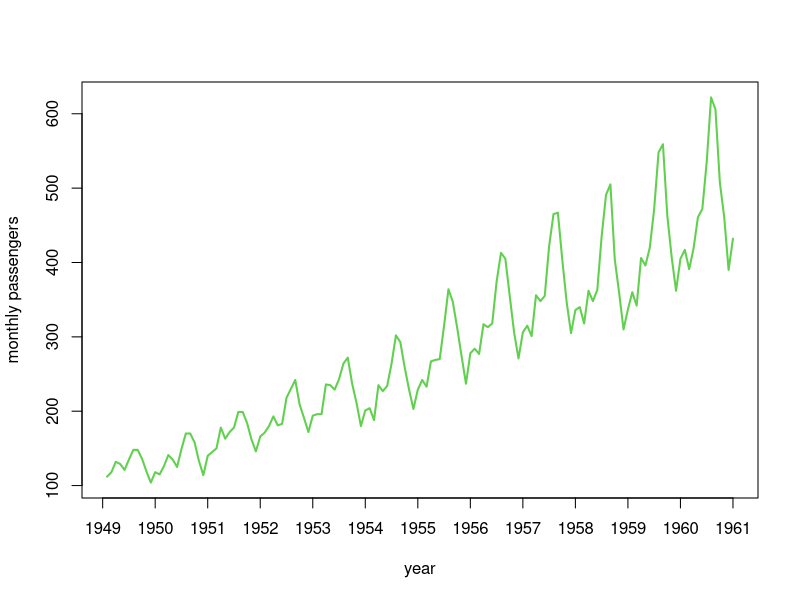
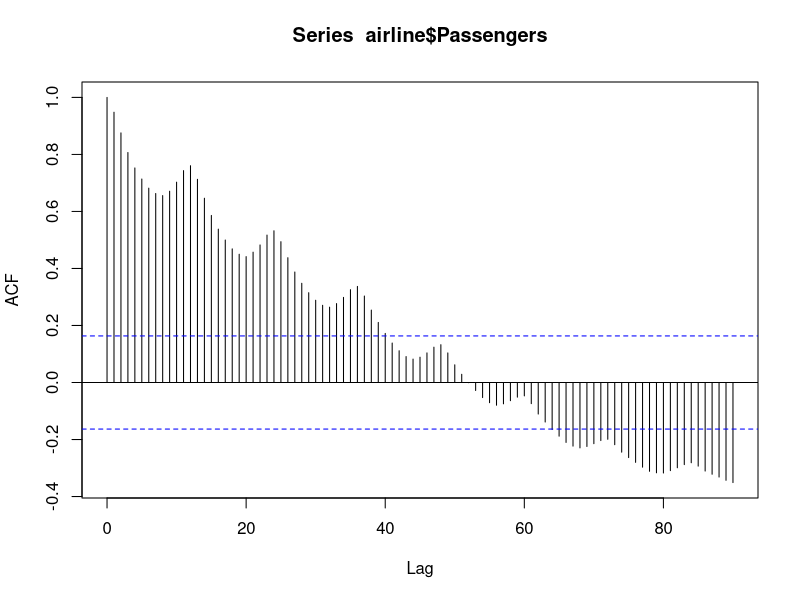
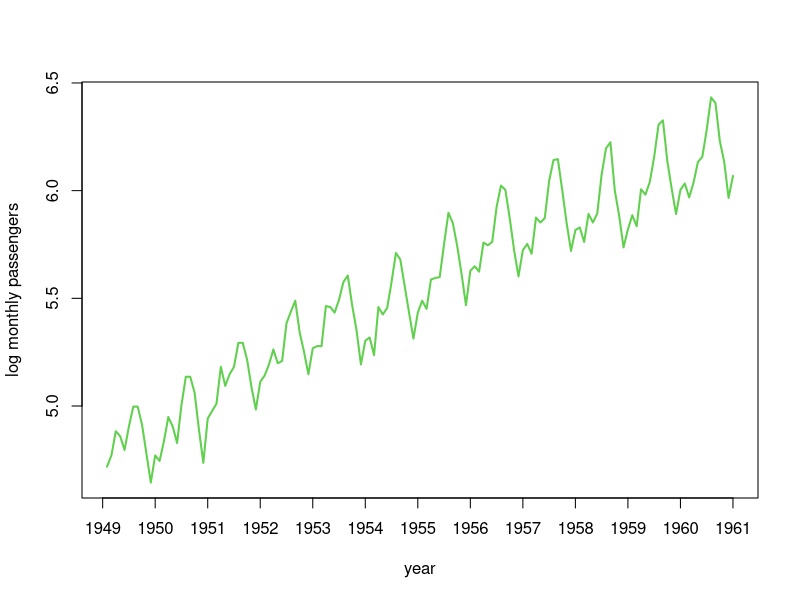
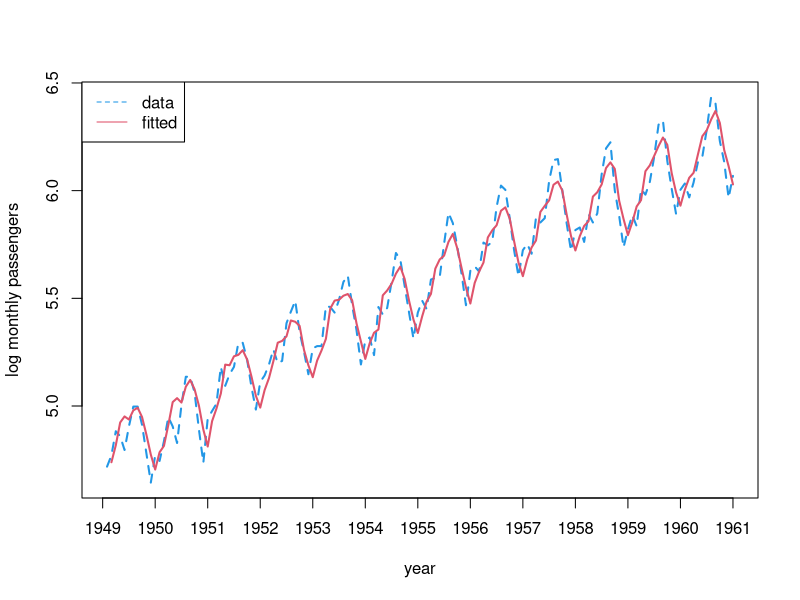
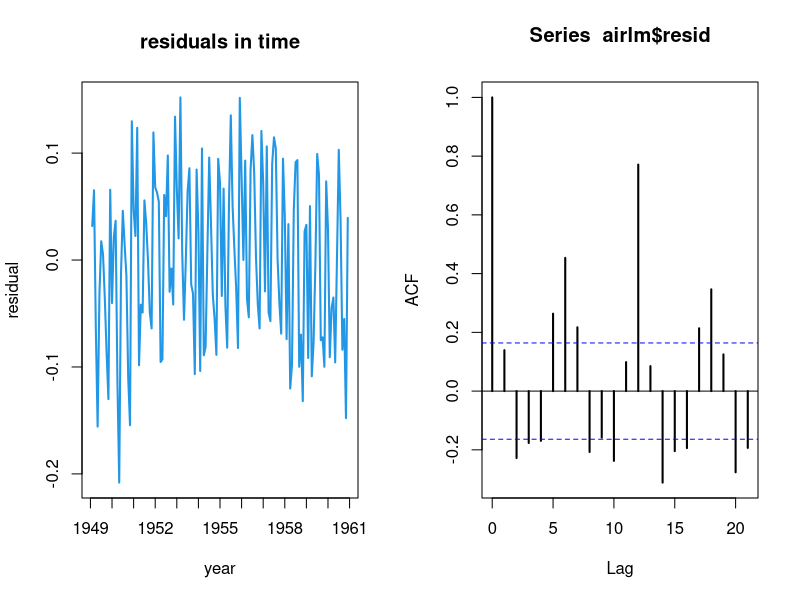
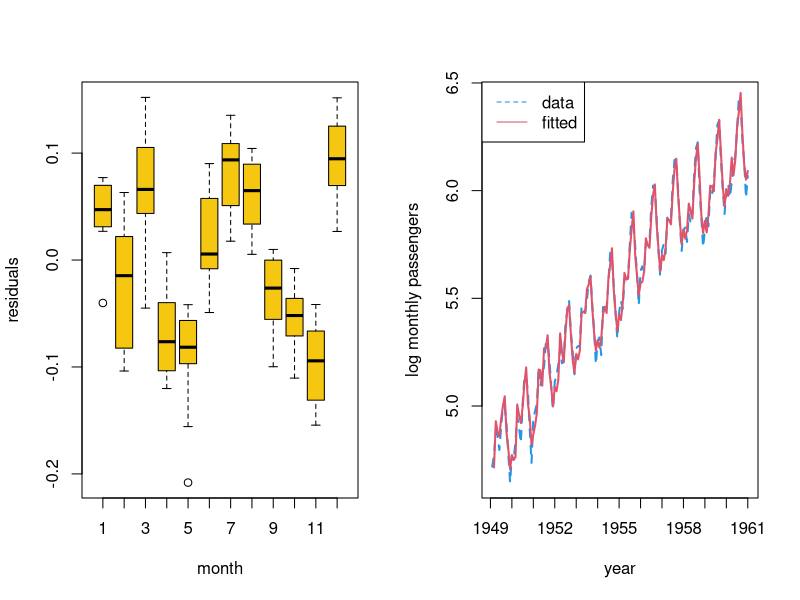
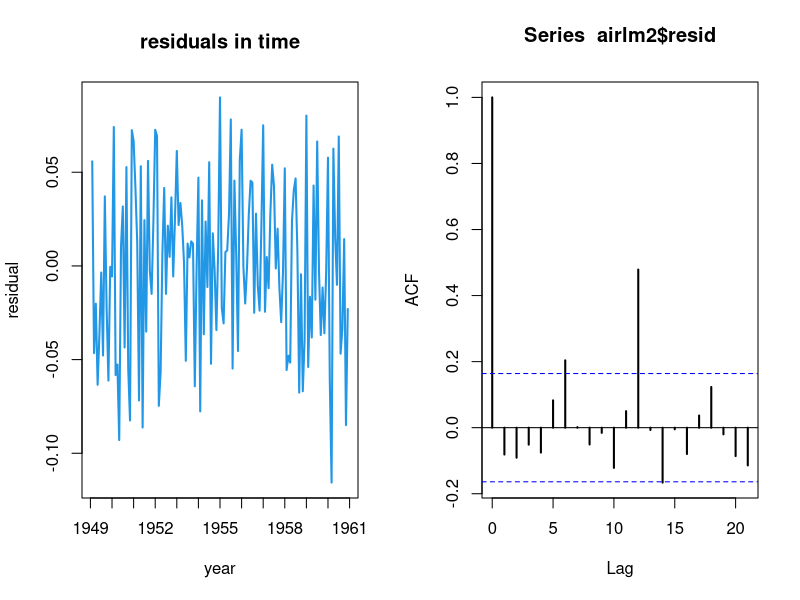
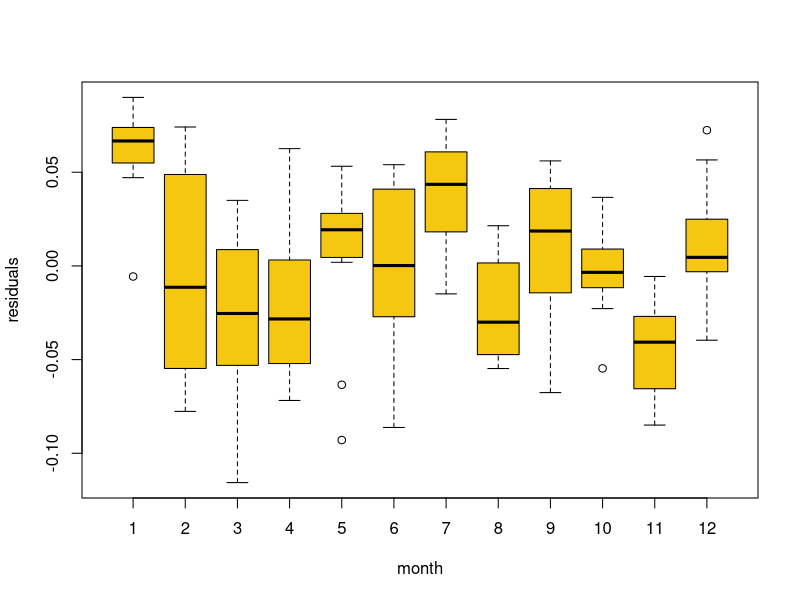

These charts were generated, in order, by the following R code:
## ---- chunk 1
set.seed(123)
knitr::opts_chunk$set(echo = TRUE)
## ---- chunk 2
airline <- read.csv("../data/airline.csv")
## ---- chunk 3
plot(airline$Passengers, xlab="year", ylab="monthly passengers",
     type="l", col=3, lwd=2, xaxt="n")
axis(1, at=(0:12)*12, labels=1949:1961)
## ---- chunk 4
acf(airline$Passengers, lag.max=90)
## ---- chunk 5
plot(log(airline$Passengers), xlab="year", 
     ylab="log monthly passengers",
     type="l", col=3, lwd=2, xaxt="n")
axis(1, at=(0:12)*12, labels=1949:1961)
## ---- chunk 6
t <- 2:nrow(airline)
## ---- chunk 7
YX <- data.frame(logY=log(airline$Passengers[2:144]),
                 logYpast=log(airline$Passengers[1:143]), t=t,
                 sin12=sin(2*pi*t/12), cos12=cos(2*pi*t/12))
## ---- chunk 8
airlm <- lm(logY ~ logYpast + t + sin12 + cos12, data=YX)
summary(airlm)
## ---- chunk 9
plot(log(airline$Passengers), xlab="year",
     ylab="log monthly passengers", type="l", col=4, lty=2,
     xaxt="n", lwd=2)
axis(1, at=(0:12)*12, labels=1949:1961)
lines(t, airlm$fitted, col=2, lwd=2)
legend("topleft", legend=c("data", "fitted"), lty=c(2,1), col=c(4,2))
## ---- chunk 10
par(mfrow=c(1,2))
plot(airlm$resid, xlab="year", ylab="residual", type="l",
     col=4, main="residuals in time",  xaxt="n", lwd=2)
axis(1, at=(0:12)*12, labels=1949:1961)
acf(airlm$resid, lwd=2)
## ---- chunk 11
boxplot(airlm$resid ~ airline$Month[t], xlab="month",
        ylab="residuals", col=7)
## ---- chunk 12
YX$holidays <- airline$Month[t] %in% c(3,6,7,8,12)
## ---- chunk 13
airlm2 <- lm(logY ~ logYpast + t + sin12 + cos12 + holidays, data=YX)
summary(airlm2)
## ---- chunk 14
plot(log(airline$Passengers), xlab="year", ylab="log monthly passengers",
     type="l", col=4, lty=2, xaxt="n", lwd=2)
axis(1, at=(0:12)*12, labels=1949:1961)
lines(t, airlm2$fitted, col=2, lwd=2)
legend("topleft", legend=c("data", "fitted"), lty=c(2,1), col=c(4,2))
## ---- chunk 15
par(mfrow=c(1,2))
plot(airlm2$resid, xlab="year", ylab="residual", type="l", col=4,
     main="residuals in time",  xaxt="n", lwd=2)
axis(1, at=(0:12)*12, labels=1949:1961)
acf(airlm2$resid, lwd=2)
## ---- chunk 16
par(mfrow=c(1,1))
boxplot(airlm2$resid ~ airline$Month[t], xlab="month",
        ylab="residuals", col=7)
## ---- chunk 17
anova(airlm2, airlm)
## ---- chunk 18
n<-length(YX$logY)-1
bics<-c(airlm=extractAIC(airlm, k=log(n))[2],
        airlm2=extractAIC(airlm2, k=log(n))[2])

ebics<-exp(-0.5*(bics-min(bics)))

probs<-ebics/sum(ebics)

rbind(round(bics, 5), round(probs, 5))

